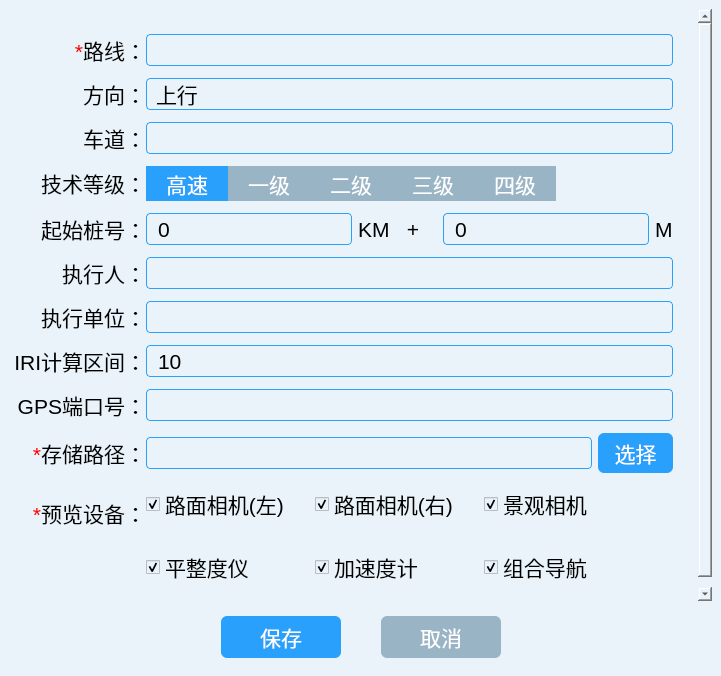
<?xml version="1.0" encoding="UTF-8"?>
<ui version="4.0">
 <class>FormSetting</class>
 <widget class="QWidget" name="FormSetting">
  <property name="windowModality">
   <enum>Qt::ApplicationModal</enum>
  </property>
  <property name="geometry">
   <rect>
    <x>0</x>
    <y>0</y>
    <width>721</width>
    <height>676</height>
   </rect>
  </property>
  <property name="windowTitle">
   <string>配置工程</string>
  </property>
  <property name="styleSheet">
   <string notr="true"/>
  </property>
  <layout class="QVBoxLayout" name="verticalLayout">
   <property name="spacing">
    <number>0</number>
   </property>
   <property name="leftMargin">
    <number>0</number>
   </property>
   <property name="topMargin">
    <number>0</number>
   </property>
   <property name="rightMargin">
    <number>0</number>
   </property>
   <property name="bottomMargin">
    <number>0</number>
   </property>
   <item>
    <widget class="QWidget" name="centerWidget" native="true">
     <property name="styleSheet">
      <string notr="true">#scrollArea{border:none}

QWidget{font-family:&quot;微软雅黑&quot;;outline:0px;}

QPushButton,QLineEdit,QComboBox{min-height:30px}

QWidget{font-size:21px;background-color: #e9f3f9;}


QLineEdit,QComboBox{padding-left:9px}

/* 下拉后，整个下拉窗体每项的样式 */
QComboBox QAbstractItemView::item {
    height: 40px;
	padding-left:9px;
}

/*QComboBox样式 START========================================================================*/
QComboBox{background:transparent;padding-left:9px;border:1px solid #18679d1;border-radius:4px;;border:1px solid rgb(40,160,252);}
QLineEdit{background:transparent;padding-left:9px;border:1px solid #18679d1;border-radius:4px;border:1px solid rgb(40,160,252);}
QTextEdit{background:transparent;padding-left:9px;border:1px solid #18679d1;border-radius:4px;border:1px solid rgb(40,160,252);}
QComboBox::drop-down{border:none} 
QComboBox::down-arrow{padding-right:25px; min-width:50px;min-height:30px;image: url(:/image/mainwindow/xiangxiajiantou.png);}
QComboBox::down-arrow:on{padding-right:25px; min-width:50px;min-height:30px; image: url(:/image/mainwindow/xiangshangjiantou.png);}

/*QComboBox QFrame{background-color:#4be26e;border:none;}*/
QComboBox QAbstractItemView {color:white;background-color:rgb(153, 180, 197);outline:0px;border:none;padding-left:0px;/*边距（还有其他方向边距设置方式）*/} 

/* 下拉后，整个下拉窗体每项的样式 */
QComboBox QAbstractItemView::item {
    height: 40px;   /* 项的高度（设置pComboBox-&gt;setView(new QListView());后，该项才起作用） */
	color: #FFFFFF;
	padding-left:0px;
}
 
/* 下拉后，整个下拉窗体越过每项的样式 */
QComboBox QAbstractItemView::item:hover,QComboBox QAbstractItemView::item:selected {
    height: 40px;   /* 项的高度（设置pComboBox-&gt;setView(new QListView());后，该项才起作用） */
	color: #FFFFFF;
	padding-left:0px;
    background-color: rgb(40,160,252);   /* 整个下拉窗体越过每项的背景色 */
}

QComboBox:hover{border:1px solid rgb(34,177,253);border-radius:4px}
QLineEdit:hover{border:1px solid rgb(34,177,253);border-radius:4px}
QTextEdit:hover{border:1px solid rgb(34,177,253);border-radius:4px}</string>
     </property>
     <layout class="QVBoxLayout" name="verticalLayout_2">
      <item>
       <widget class="QScrollArea" name="scrollArea">
        <property name="styleSheet">
         <string notr="true"/>
        </property>
        <property name="widgetResizable">
         <bool>true</bool>
        </property>
        <widget class="QWidget" name="scrollAreaWidgetContents">
         <property name="geometry">
          <rect>
           <x>0</x>
           <y>0</y>
           <width>686</width>
           <height>606</height>
          </rect>
         </property>
         <layout class="QFormLayout" name="formLayout">
          <property name="labelAlignment">
           <set>Qt::AlignRight|Qt::AlignTrailing|Qt::AlignVCenter</set>
          </property>
          <property name="horizontalSpacing">
           <number>0</number>
          </property>
          <property name="verticalSpacing">
           <number>12</number>
          </property>
          <property name="leftMargin">
           <number>5</number>
          </property>
          <property name="topMargin">
           <number>25</number>
          </property>
          <property name="rightMargin">
           <number>25</number>
          </property>
          <property name="bottomMargin">
           <number>25</number>
          </property>
          <item row="0" column="0">
           <widget class="QLabel" name="label">
            <property name="text">
             <string>&lt;html&gt;&lt;head/&gt;&lt;body&gt;&lt;p&gt;&lt;span style=&quot; color:#ff0000;&quot;&gt;*&lt;/span&gt;路线：&lt;/p&gt;&lt;/body&gt;&lt;/html&gt;</string>
            </property>
            <property name="alignment">
             <set>Qt::AlignRight|Qt::AlignTrailing|Qt::AlignVCenter</set>
            </property>
           </widget>
          </item>
          <item row="0" column="1">
           <widget class="LineEdit" name="roadNameEdit">
            <property name="text">
             <string/>
            </property>
           </widget>
          </item>
          <item row="2" column="1">
           <widget class="QComboBox" name="upAndDownBox">
            <item>
             <property name="text">
              <string>上行</string>
             </property>
            </item>
            <item>
             <property name="text">
              <string>下行</string>
             </property>
            </item>
           </widget>
          </item>
          <item row="3" column="0">
           <widget class="QLabel" name="label_11">
            <property name="text">
             <string>&lt;html&gt;&lt;head/&gt;&lt;body&gt;&lt;p&gt;车道：&lt;/p&gt;&lt;/body&gt;&lt;/html&gt;</string>
            </property>
            <property name="alignment">
             <set>Qt::AlignRight|Qt::AlignTrailing|Qt::AlignVCenter</set>
            </property>
           </widget>
          </item>
          <item row="3" column="1">
           <widget class="LineEdit" name="laneEdit"/>
          </item>
          <item row="6" column="0">
           <widget class="QLabel" name="label_12">
            <property name="text">
             <string>执行人：</string>
            </property>
            <property name="alignment">
             <set>Qt::AlignRight|Qt::AlignTrailing|Qt::AlignVCenter</set>
            </property>
           </widget>
          </item>
          <item row="6" column="1">
           <widget class="LineEdit" name="optPersonEdit"/>
          </item>
          <item row="7" column="0">
           <widget class="QLabel" name="label_13">
            <property name="text">
             <string>执行单位：</string>
            </property>
            <property name="alignment">
             <set>Qt::AlignRight|Qt::AlignTrailing|Qt::AlignVCenter</set>
            </property>
           </widget>
          </item>
          <item row="7" column="1">
           <widget class="LineEdit" name="optUnitEdit"/>
          </item>
          <item row="8" column="0">
           <widget class="QLabel" name="label_17">
            <property name="text">
             <string>IRI计算区间：</string>
            </property>
            <property name="alignment">
             <set>Qt::AlignRight|Qt::AlignTrailing|Qt::AlignVCenter</set>
            </property>
           </widget>
          </item>
          <item row="8" column="1">
           <widget class="LineEdit" name="iriRange">
            <property name="text">
             <string>10</string>
            </property>
           </widget>
          </item>
          <item row="9" column="0">
           <widget class="QLabel" name="label_14">
            <property name="text">
             <string>GPS端口号：</string>
            </property>
            <property name="alignment">
             <set>Qt::AlignRight|Qt::AlignTrailing|Qt::AlignVCenter</set>
            </property>
           </widget>
          </item>
          <item row="9" column="1">
           <widget class="QWidget" name="widget_2" native="true">
            <layout class="QHBoxLayout" name="horizontalLayout_7" stretch="9">
             <property name="leftMargin">
              <number>0</number>
             </property>
             <property name="topMargin">
              <number>0</number>
             </property>
             <property name="rightMargin">
              <number>0</number>
             </property>
             <property name="bottomMargin">
              <number>0</number>
             </property>
             <item>
              <widget class="QComboBox" name="serialPortInfoBox"/>
             </item>
            </layout>
           </widget>
          </item>
          <item row="10" column="0">
           <widget class="QLabel" name="label_15">
            <property name="text">
             <string>&lt;html&gt;&lt;head/&gt;&lt;body&gt;&lt;p&gt;&lt;span style=&quot; color:#ff0000;&quot;&gt;*&lt;/span&gt;存储路径：&lt;/p&gt;&lt;/body&gt;&lt;/html&gt;</string>
            </property>
            <property name="alignment">
             <set>Qt::AlignRight|Qt::AlignTrailing|Qt::AlignVCenter</set>
            </property>
           </widget>
          </item>
          <item row="10" column="1">
           <widget class="QWidget" name="widget_4" native="true">
            <layout class="QHBoxLayout" name="horizontalLayout_9" stretch="9,1">
             <property name="leftMargin">
              <number>0</number>
             </property>
             <property name="topMargin">
              <number>0</number>
             </property>
             <property name="rightMargin">
              <number>0</number>
             </property>
             <property name="bottomMargin">
              <number>0</number>
             </property>
             <item>
              <widget class="QLineEdit" name="savePathEdit">
               <property name="text">
                <string/>
               </property>
               <property name="readOnly">
                <bool>true</bool>
               </property>
              </widget>
             </item>
             <item>
              <widget class="QPushButton" name="selectFolderBtn">
               <property name="styleSheet">
                <string notr="true">background: #28A0FC;
border-radius: 6px 6px 6px 6px;
color:rgb(255,255,255);
min-height:40px;
min-width:75px;</string>
               </property>
               <property name="text">
                <string>选择</string>
               </property>
              </widget>
             </item>
            </layout>
           </widget>
          </item>
          <item row="11" column="0">
           <widget class="QLabel" name="label_16">
            <property name="text">
             <string>&lt;html&gt;&lt;head/&gt;&lt;body&gt;&lt;p&gt;&lt;span style=&quot; color:#ff0000;&quot;&gt;*&lt;/span&gt;预览设备：&lt;/p&gt;&lt;/body&gt;&lt;/html&gt;</string>
            </property>
            <property name="alignment">
             <set>Qt::AlignRight|Qt::AlignTrailing|Qt::AlignVCenter</set>
            </property>
           </widget>
          </item>
          <item row="11" column="1">
           <widget class="QWidget" name="widget_5" native="true">
            <layout class="QVBoxLayout" name="verticalLayout_3">
             <property name="spacing">
              <number>25</number>
             </property>
             <property name="leftMargin">
              <number>0</number>
             </property>
             <property name="topMargin">
              <number>0</number>
             </property>
             <property name="rightMargin">
              <number>0</number>
             </property>
             <property name="bottomMargin">
              <number>0</number>
             </property>
             <item>
              <layout class="QHBoxLayout" name="horizontalLayout_3" stretch="1,1,1,100">
               <property name="spacing">
                <number>9</number>
               </property>
               <item>
                <widget class="QCheckBox" name="camera0_checkbox">
                 <property name="minimumSize">
                  <size>
                   <width>160</width>
                   <height>0</height>
                  </size>
                 </property>
                 <property name="text">
                  <string>路面相机(左)</string>
                 </property>
                 <property name="checked">
                  <bool>true</bool>
                 </property>
                </widget>
               </item>
               <item>
                <widget class="QCheckBox" name="camera3_checkbox">
                 <property name="minimumSize">
                  <size>
                   <width>160</width>
                   <height>0</height>
                  </size>
                 </property>
                 <property name="text">
                  <string>路面相机(右)</string>
                 </property>
                 <property name="checked">
                  <bool>true</bool>
                 </property>
                </widget>
               </item>
               <item>
                <widget class="QCheckBox" name="camera1_checkbox">
                 <property name="minimumSize">
                  <size>
                   <width>160</width>
                   <height>0</height>
                  </size>
                 </property>
                 <property name="text">
                  <string>景观相机</string>
                 </property>
                 <property name="checked">
                  <bool>true</bool>
                 </property>
                </widget>
               </item>
               <item>
                <spacer name="horizontalSpacer_4">
                 <property name="orientation">
                  <enum>Qt::Horizontal</enum>
                 </property>
                 <property name="sizeHint" stdset="0">
                  <size>
                   <width>40</width>
                   <height>20</height>
                  </size>
                 </property>
                </spacer>
               </item>
              </layout>
             </item>
             <item>
              <layout class="QHBoxLayout" name="horizontalLayout_2" stretch="1,1,1,100">
               <property name="spacing">
                <number>9</number>
               </property>
               <item>
                <widget class="QCheckBox" name="flatnessTester_checkbox">
                 <property name="minimumSize">
                  <size>
                   <width>160</width>
                   <height>0</height>
                  </size>
                 </property>
                 <property name="text">
                  <string>平整度仪</string>
                 </property>
                 <property name="checked">
                  <bool>true</bool>
                 </property>
                </widget>
               </item>
               <item>
                <widget class="QCheckBox" name="accelerometer_checkbox">
                 <property name="minimumSize">
                  <size>
                   <width>160</width>
                   <height>0</height>
                  </size>
                 </property>
                 <property name="text">
                  <string>加速度计</string>
                 </property>
                 <property name="checked">
                  <bool>true</bool>
                 </property>
                </widget>
               </item>
               <item>
                <widget class="QCheckBox" name="gps_checkbox">
                 <property name="minimumSize">
                  <size>
                   <width>160</width>
                   <height>0</height>
                  </size>
                 </property>
                 <property name="text">
                  <string>组合导航</string>
                 </property>
                 <property name="checked">
                  <bool>true</bool>
                 </property>
                </widget>
               </item>
               <item>
                <spacer name="horizontalSpacer_3">
                 <property name="orientation">
                  <enum>Qt::Horizontal</enum>
                 </property>
                 <property name="sizeHint" stdset="0">
                  <size>
                   <width>40</width>
                   <height>20</height>
                  </size>
                 </property>
                </spacer>
               </item>
              </layout>
             </item>
            </layout>
           </widget>
          </item>
          <item row="2" column="0">
           <widget class="QLabel" name="label_10">
            <property name="text">
             <string>&lt;html&gt;&lt;head/&gt;&lt;body&gt;&lt;p&gt;方向：&lt;/p&gt;&lt;/body&gt;&lt;/html&gt;</string>
            </property>
            <property name="alignment">
             <set>Qt::AlignRight|Qt::AlignTrailing|Qt::AlignVCenter</set>
            </property>
           </widget>
          </item>
          <item row="5" column="0">
           <widget class="QLabel" name="label_7">
            <property name="text">
             <string>&lt;html&gt;&lt;head/&gt;&lt;body&gt;&lt;p&gt;起始桩号：&lt;/p&gt;&lt;/body&gt;&lt;/html&gt;</string>
            </property>
            <property name="alignment">
             <set>Qt::AlignRight|Qt::AlignTrailing|Qt::AlignVCenter</set>
            </property>
           </widget>
          </item>
          <item row="5" column="1">
           <widget class="QWidget" name="widget" native="true">
            <layout class="QHBoxLayout" name="horizontalLayout">
             <property name="leftMargin">
              <number>0</number>
             </property>
             <property name="topMargin">
              <number>0</number>
             </property>
             <property name="rightMargin">
              <number>0</number>
             </property>
             <property name="bottomMargin">
              <number>0</number>
             </property>
             <item>
              <widget class="LineEdit" name="pileNumEdit_km">
               <property name="text">
                <string>0</string>
               </property>
              </widget>
             </item>
             <item>
              <widget class="QLabel" name="label_8">
               <property name="text">
                <string>KM   +   </string>
               </property>
              </widget>
             </item>
             <item>
              <widget class="LineEdit" name="pileNumEdit_m">
               <property name="text">
                <string>0</string>
               </property>
              </widget>
             </item>
             <item>
              <widget class="QLabel" name="label_9">
               <property name="text">
                <string>M</string>
               </property>
              </widget>
             </item>
            </layout>
           </widget>
          </item>
          <item row="4" column="0">
           <widget class="QLabel" name="label_18">
            <property name="text">
             <string>&lt;html&gt;&lt;head/&gt;&lt;body&gt;&lt;p&gt;技术等级：&lt;/p&gt;&lt;/body&gt;&lt;/html&gt;</string>
            </property>
            <property name="alignment">
             <set>Qt::AlignRight|Qt::AlignTrailing|Qt::AlignVCenter</set>
            </property>
           </widget>
          </item>
          <item row="4" column="1">
           <widget class="QWidget" name="widget_6" native="true">
            <property name="styleSheet">
             <string notr="true">QPushButton{min-height:35px;background:#99B4C5;padding-left:20px;padding-right:20px;
border-radius: 0px;
color:rgb(255,255,255);}

QPushButton:checked{background:#28A0FC;}</string>
            </property>
            <layout class="QHBoxLayout" name="horizontalLayout_4">
             <property name="spacing">
              <number>0</number>
             </property>
             <property name="leftMargin">
              <number>0</number>
             </property>
             <property name="topMargin">
              <number>0</number>
             </property>
             <property name="rightMargin">
              <number>0</number>
             </property>
             <property name="bottomMargin">
              <number>0</number>
             </property>
             <item>
              <widget class="QPushButton" name="pushButton">
               <property name="text">
                <string>高速</string>
               </property>
               <property name="checkable">
                <bool>true</bool>
               </property>
               <property name="checked">
                <bool>true</bool>
               </property>
               <attribute name="buttonGroup">
                <string notr="true">buttonGroup</string>
               </attribute>
              </widget>
             </item>
             <item>
              <widget class="QPushButton" name="pushButton_2">
               <property name="text">
                <string>一级</string>
               </property>
               <property name="checkable">
                <bool>true</bool>
               </property>
               <attribute name="buttonGroup">
                <string notr="true">buttonGroup</string>
               </attribute>
              </widget>
             </item>
             <item>
              <widget class="QPushButton" name="pushButton_3">
               <property name="text">
                <string>二级</string>
               </property>
               <property name="checkable">
                <bool>true</bool>
               </property>
               <attribute name="buttonGroup">
                <string notr="true">buttonGroup</string>
               </attribute>
              </widget>
             </item>
             <item>
              <widget class="QPushButton" name="pushButton_4">
               <property name="text">
                <string>三级</string>
               </property>
               <property name="checkable">
                <bool>true</bool>
               </property>
               <attribute name="buttonGroup">
                <string notr="true">buttonGroup</string>
               </attribute>
              </widget>
             </item>
             <item>
              <widget class="QPushButton" name="pushButton_5">
               <property name="text">
                <string>四级</string>
               </property>
               <property name="checkable">
                <bool>true</bool>
               </property>
               <attribute name="buttonGroup">
                <string notr="true">buttonGroup</string>
               </attribute>
              </widget>
             </item>
             <item>
              <spacer name="horizontalSpacer_5">
               <property name="orientation">
                <enum>Qt::Horizontal</enum>
               </property>
               <property name="sizeHint" stdset="0">
                <size>
                 <width>111</width>
                 <height>20</height>
                </size>
               </property>
              </spacer>
             </item>
            </layout>
           </widget>
          </item>
         </layout>
        </widget>
       </widget>
      </item>
      <item>
       <widget class="QWidget" name="widget_3" native="true">
        <layout class="QHBoxLayout" name="horizontalLayout_8">
         <property name="spacing">
          <number>40</number>
         </property>
         <item>
          <spacer name="horizontalSpacer">
           <property name="orientation">
            <enum>Qt::Horizontal</enum>
           </property>
           <property name="sizeHint" stdset="0">
            <size>
             <width>141</width>
             <height>20</height>
            </size>
           </property>
          </spacer>
         </item>
         <item>
          <widget class="QPushButton" name="saveBtn">
           <property name="minimumSize">
            <size>
             <width>120</width>
             <height>30</height>
            </size>
           </property>
           <property name="maximumSize">
            <size>
             <width>120</width>
             <height>42</height>
            </size>
           </property>
           <property name="styleSheet">
            <string notr="true">background: #28A0FC;
border-radius: 6px 6px 6px 6px;
color:rgb(255,255,255);</string>
           </property>
           <property name="text">
            <string>保存</string>
           </property>
          </widget>
         </item>
         <item>
          <widget class="QPushButton" name="cancleBtn">
           <property name="minimumSize">
            <size>
             <width>120</width>
             <height>42</height>
            </size>
           </property>
           <property name="maximumSize">
            <size>
             <width>120</width>
             <height>42</height>
            </size>
           </property>
           <property name="styleSheet">
            <string notr="true">background: #99B4C5;
border-radius: 6px 6px 6px 6px;
color:rgb(255,255,255);
min-height:42px;</string>
           </property>
           <property name="text">
            <string>取消</string>
           </property>
          </widget>
         </item>
         <item>
          <spacer name="horizontalSpacer_2">
           <property name="orientation">
            <enum>Qt::Horizontal</enum>
           </property>
           <property name="sizeHint" stdset="0">
            <size>
             <width>141</width>
             <height>20</height>
            </size>
           </property>
          </spacer>
         </item>
        </layout>
       </widget>
      </item>
     </layout>
    </widget>
   </item>
  </layout>
 </widget>
 <customwidgets>
  <customwidget>
   <class>LineEdit</class>
   <extends>QLineEdit</extends>
   <header>lineedit.h</header>
  </customwidget>
 </customwidgets>
 <resources/>
 <connections/>
 <buttongroups>
  <buttongroup name="buttonGroup"/>
 </buttongroups>
</ui>
